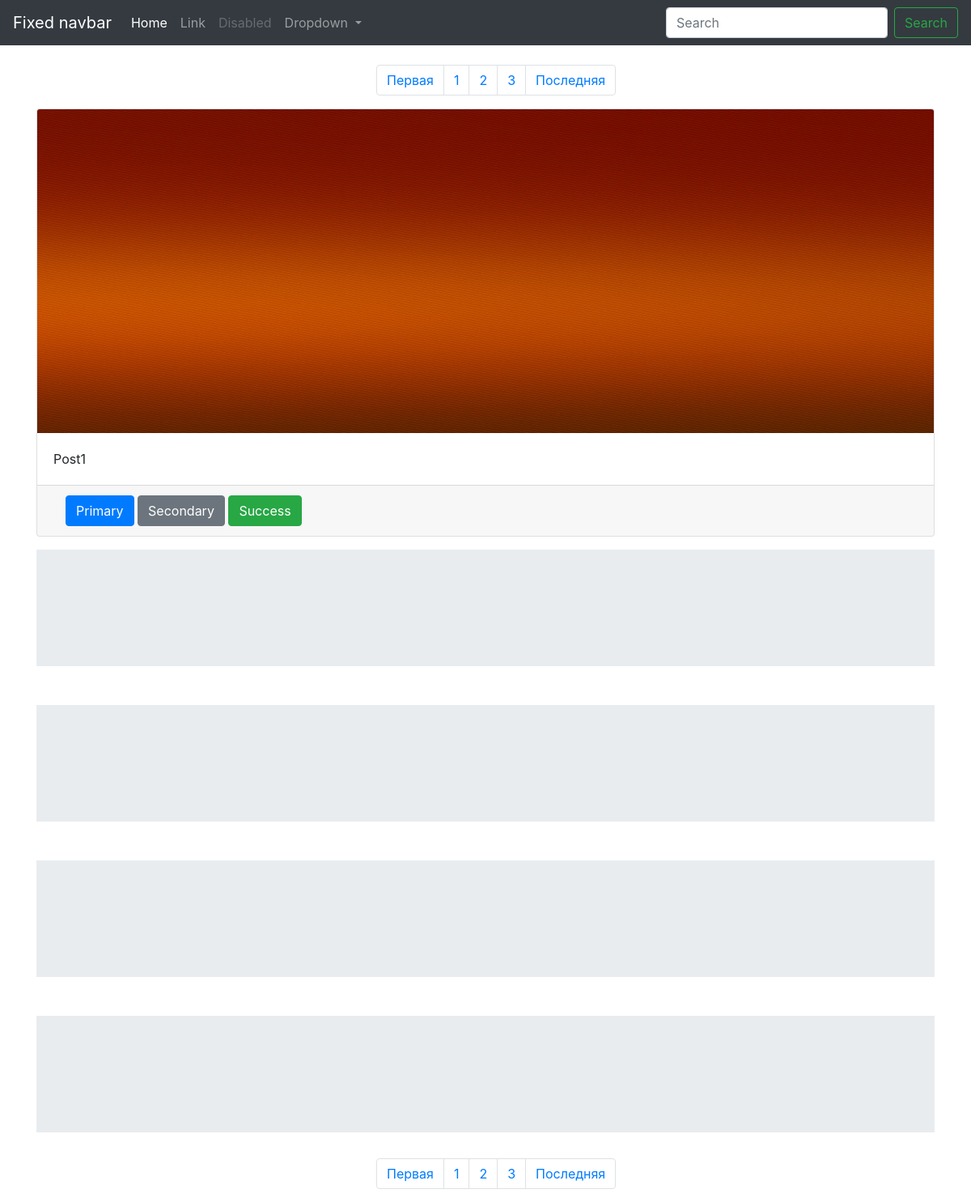
/, run on an earlier commit of the app's database.
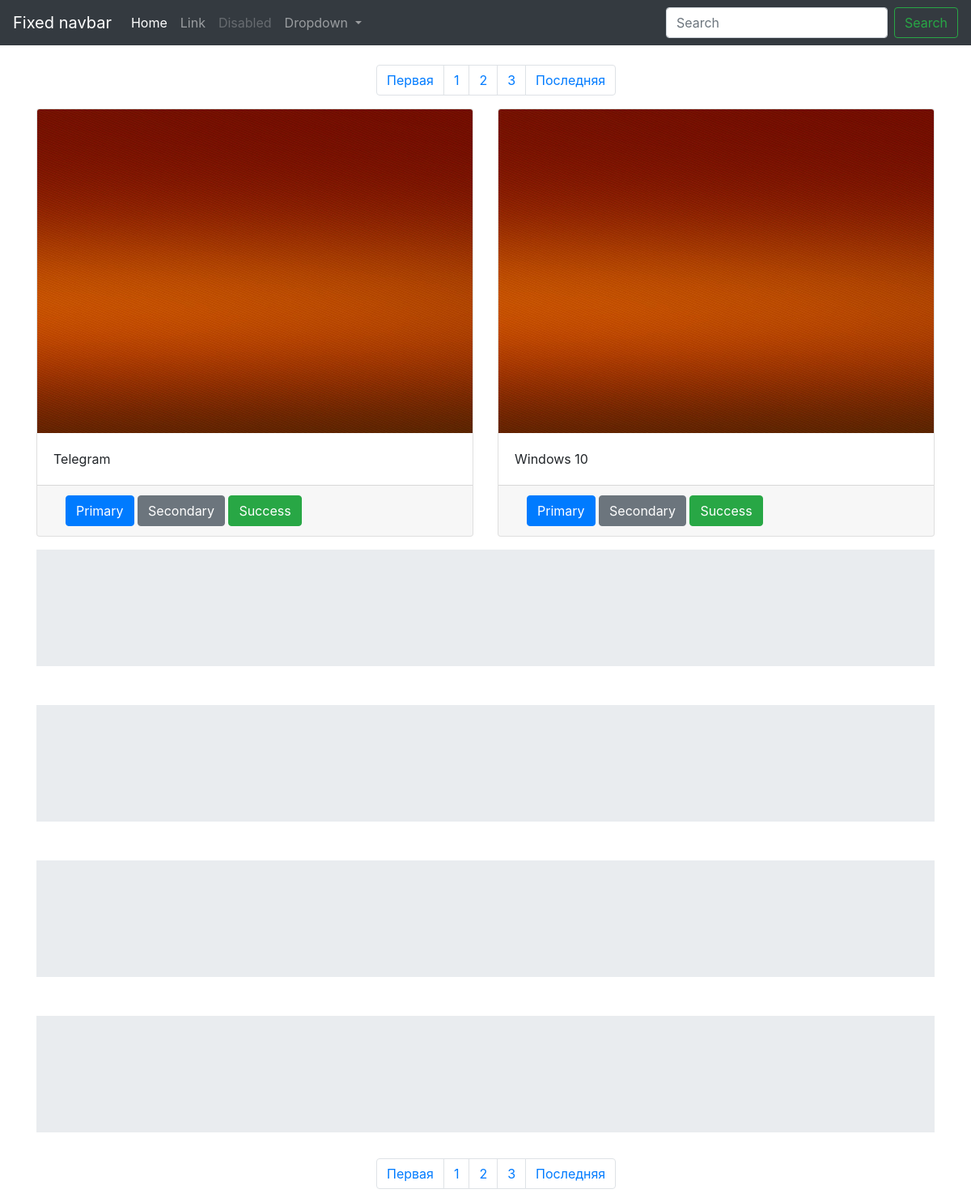
And on a later commit of the database.
### Post/models.py (models this page shows, shortened)
class Post(models.Model):
    header = models.CharField(max_length = 300)
    discription = models.TextField()
    dateCreation = models.DateTimeField(auto_now_add = True)
    datePublic = models.DateTimeField(blank = True)
    categorys = models.ManyToManyField(Category)

### Post/views.py (the view)
# urls.py: path('', listPage),
def listPage(request):
    AllPost = Post.objects.all().order_by('-datePublic')
    AllCategory = Category.objects.all()
    PostsFirsts_12 = AllPost[0:12]
    PostCount = PostsFirsts_12.count()
    FirstGrup = AllPost[0:3]
    SecondGrup = AllPost[3:6]
    ThriedGrup = AllPost[6:9]
    FourGrup = AllPost[9:12]
    ListPost = [FirstGrup, SecondGrup, ThriedGrup, FourGrup]
    vars = {'Posts': PostsFirsts_12, 'AllCategory': AllCategory, 'ListPost':ListPost}
    return render(request, 'Post/list.html', vars)

### templates/Post/list.html
{% extends "Post/base.html" %}
{% block content %}
  {% include "Post/inc_pagin.html" %}
  {% for ListItem in ListPost %}
    {% include "Post/inc_card_deck.html" with ListItem=ListItem %}
    {% include "Post/inc_ad.html" %}
  {% endfor %}
  {% include "Post/inc_pagin.html" %}
{% endblock content %}

### templates/Post/base.html (shortened to what this page needs)
<!doctype html>
<html lang="en">
  <head>
    <link rel="stylesheet" href="/static/bootstrap/css/bootstrap.min.css">
    <link rel="stylesheet" href="/static/bootstrap/css/navbar-top-fixed.css" >
  </head>
  <body>
    <nav class="navbar navbar-expand-md navbar-dark fixed-top bg-dark">
      <a class="navbar-brand" href="#">Fixed navbar</a>
      <div class="collapse navbar-collapse" id="navbarCollapse">
        <ul class="navbar-nav mr-auto">
          <li class="nav-item active">
            <a class="nav-link" href="#">Home <span class="sr-only">(current)</span></a>
          </li>
          <li class="nav-item">
            <a class="nav-link" href="#">Link</a>
          </li>
          <li class="nav-item">
            <a class="nav-link disabled" href="#">Disabled</a>
          </li>
          <li class="nav-item dropdown">
                <a class="nav-link dropdown-toggle" href="#" id="navbarDropdown" role="button" data-toggle="dropdown" aria-haspopup="true" aria-expanded="false">
                  Dropdown
                </a>
              </li>
        </ul>
        <form class="form-inline mt-2 mt-md-0">
          <input class="form-control mr-sm-2" type="text" placeholder="Search" aria-label="Search">
          <button class="btn btn-outline-success my-2 my-sm-0" type="submit">Search</button>
        </form>
      </div>
    </nav>
        {% block content %}
        {% endblock content %}
  </body>
</html>

### templates/Post/inc_pagin.html
<div class="container mt-2 mx-auto" style="width: 300px;">
    <nav aria-label="Page navigation example">
        <ul class="pagination">
            <li class="page-item"><a class="page-link" href="#">Первая</a></li>
            <li class="page-item"><a class="page-link" href="#">1</a></li>
            <li class="page-item"><a class="page-link" href="#">2</a></li>
            <li class="page-item"><a class="page-link" href="#">3</a></li>
            <li class="page-item"><a class="page-link" href="#">Последняя</a></li>
        </ul>
    </nav>
</div>

### templates/Post/inc_card_deck.html
<div class="container mt-2">
  <div class="card-deck">
      {% for Item in ListItem %}
          {% include "Post/inc_card.html" with header=Item.header description=Item.discription %}
      {% endfor %}
  </div>
</div>

### templates/Post/inc_card.html
<div class="card">
    <img class="card-img-top" src="/static/img/color.jpg" alt="Card image cap" height="400px">
    <div class="card-body">
      <p class="card-text">{{ header }}</p>
    </div>
    <div class="card-footer">
        <div class="container mx-auto">
              <button type="button" class="btn btn-primary">Primary</button>
              <button type="button" class="btn btn-secondary">Secondary</button>
              <button type="button" class="btn btn-success">Success</button>
        </div>
    </div>
  </div>

### templates/Post/inc_ad.html (shortened to what this page needs)
<div class="container mt-3">
    <div class="jumbotron jumbotron-fluid">
    </div>
</div>

What changed in the data, as far as the page shows it:
added Post: header "Telegram"
changed Post: header "Post1" → "Windows 10"
